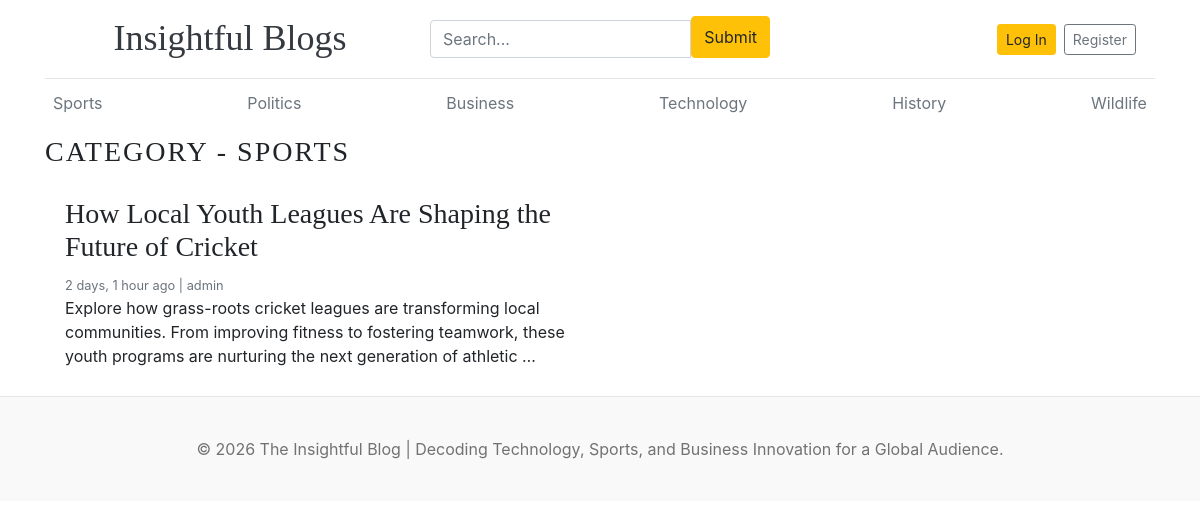
Before: /category/1/ with the older database file.
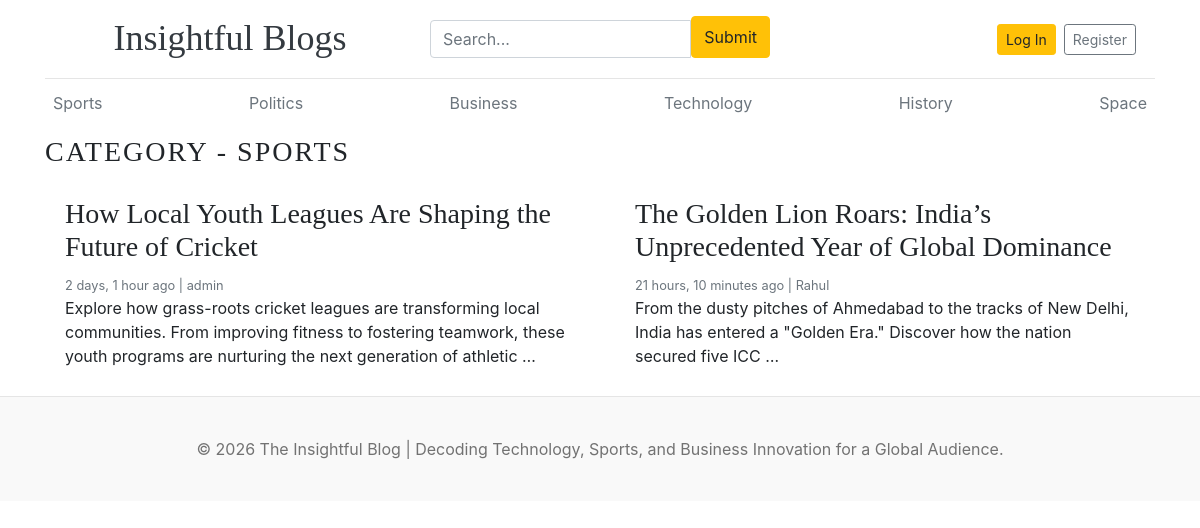
After: the same page with the newer database file.
### blogs/models.py (models this page shows, shortened)
class Category(models.Model):
    category_name = models.CharField(max_length=50, unique=True)
    created_at = models.DateTimeField(auto_now_add=True)
    updated_at = models.DateTimeField(auto_now_add=True)
    class Meta:
        verbose_name_plural = "Categories"
    def __str__(self):
        return self.category_name

class Blog(models.Model):
    title = models.CharField(max_length=100)
    slug = models.SlugField(max_length=150, unique=True, blank=True)
    category = models.ForeignKey(Category, on_delete=models.CASCADE)
    author = models.ForeignKey(User, on_delete=models.CASCADE)
    featured_image = models.ImageField(upload_to="uploads/%Y/%m/%d")
    short_description = models.TextField(max_length=500)
    blog_body = models.TextField(max_length=2000)
    status = models.CharField(max_length=20, choices=STATUS_CHOICES, default="Draft")
    is_featured = models.BooleanField(default=False)
    created_at = models.DateTimeField(auto_now_add=True)
    updated_at = models.DateTimeField(auto_now_add=True)

### blogs/views.py (the view)
# urls.py: path("<int:category_id>/", views.posts_by_category, name="posts_by_category"),
def posts_by_category(request, category_id):
    posts = Blog.objects.filter(status="Published", category=category_id)
    category = get_object_or_404(Category, pk=category_id)
    context = {
        "posts": posts,
        "category": category,
    }
    return render(request, "posts_by_category.html", context)

### blogs/context_processors.py (called while the page is built)
def get_categories(request):
    categories = Category.objects.all()
    return dict(categories=categories)

def get_social_links(request):
    social_links = SocialLink.objects.all()
    return dict(social_links=social_links)

### templates/posts_by_category.html (shortened to what this page needs)
{% extends 'base.html' %}
{% block content %}
<h3 class="text-uppercase text-dark-emphasis" style="letter-spacing: 2px;">category - {{ category }}</h3>
<div class="row mb-2">
    {% if posts %}
    {% for post in posts %}
    <div class="col-md-6">
        <div class="card border-0">
            <div class="card-body">
                <h3>{{ post.title }}</h3>
                <small class="mb-1 text-muted">{{ post.created_at | timesince }} ago | {{ post.author }}</small>
                <p class="card-text">{{ post.short_description | truncatewords:25}}</p>
            </div>
        </div>
    </div>
    {% endfor %}
    {% else %}
    <p>No posts found</p>
    {% endif %}
</div>
{% endblock %}

### templates/base.html (shortened to what this page needs)
{% load static %}
<!DOCTYPE html>
<html lang="en">
<head>
    <link href="https://getbootstrap.com/docs/4.0/dist/css/bootstrap.min.css" rel="stylesheet">
    <link href="{% static 'css/blog.css' %}" rel="stylesheet">
    <link rel="stylesheet" href="https://cdnjs.cloudflare.com/ajax/libs/font-awesome/4.7.0/css/font-awesome.min.css">
</head>
<body>
    <div class="container">
        <header class="blog-header py-3 container">
            <div class="row gy-3 justify-content-between align-items-center">
                <div class="col-12 col-lg-4 text-center text-lg-start">
                    <a class="blog-header-logo text-dark h4 text-decoration-none fw-bold" href="/">Insightful Blogs</a>
                </div>
                <div class="col-12 col-lg-4">
                    <form action="{% url 'search' %}" method="GET">
                        <div class="input-group mb-1">
                            <input class="form-control mt-1" type="text" name="keyword" value="{{ keyword }}"
                                placeholder="Search..." aria-label="Search" aria-describedby="button-search" />
                            <button class="btn btn-warning" id="button-search" type="submit">Submit</button>
                        </div>
                    </form>
                </div>
                <div class="col-12 col-lg-4 d-flex justify-content-center justify-content-lg-end align-items-center">
                    {% if not user.is_authenticated %}
                    <a class="btn btn-sm btn-warning m-1" href="{% url 'login' %}">Log In</a>
                    <a class="btn btn-sm btn-outline-secondary m-1" href="{% url 'register' %}">Register</a>
                    {% else %}
                    <div class="text-muted small me-3"><a href="{% url 'dashboard' %}">Dashboard</a></div>
                    &ensp;
                    <a href="{% url 'logout' %}"
                        class="btn btn-sm btn-link text-danger text-decoration-none p-0">Logout</a>
                    {% endif %}
                </div>
            </div>
        </header>
        <div class="nav-scroller py-1 mb-2">
            <nav class="nav d-flex justify-content-between">
                {% for cat in categories %}
                <a class="p-2 text-muted" href="{% url 'posts_by_category' cat.id %}">{{cat.category_name}}</a>
                {% endfor %}
            </nav>
        </div>
        {% block content %}
        {% endblock %}
    </div>
    <footer class="blog-footer">
        <p>© 2026 The Insightful Blog | Decoding Technology, Sports, and Business Innovation for a Global Audience.</p>
    </footer>
</body>
</html>

Changed rows visible on the page:
changed Category: category_name "Wildlife" → "Space"
added Blog: title "The Golden Lion Roars: India’s Unprecedented Year of Global Dominance", created_at "21 hours, 10 minutes", author "Rahul", short_description "From the dusty pitches of Ahmedabad to the tracks of New Delhi, India has entered a \"Golden Era.\" Discover how the nation secured five ICC …"
